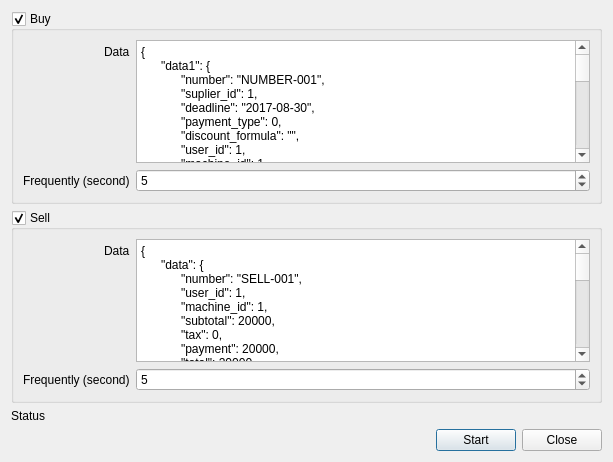
<?xml version="1.0" encoding="UTF-8"?>
<ui version="4.0">
 <class>TestDialog</class>
 <widget class="QDialog" name="TestDialog">
  <property name="geometry">
   <rect>
    <x>0</x>
    <y>0</y>
    <width>613</width>
    <height>462</height>
   </rect>
  </property>
  <property name="windowTitle">
   <string>Dialog</string>
  </property>
  <layout class="QVBoxLayout" name="verticalLayout">
   <item>
    <widget class="QGroupBox" name="groupBuy">
     <property name="title">
      <string>Buy</string>
     </property>
     <property name="checkable">
      <bool>true</bool>
     </property>
     <layout class="QFormLayout" name="formLayout">
      <property name="labelAlignment">
       <set>Qt::AlignRight|Qt::AlignTrailing|Qt::AlignVCenter</set>
      </property>
      <item row="0" column="0">
       <widget class="QLabel" name="label">
        <property name="text">
         <string>Data</string>
        </property>
       </widget>
      </item>
      <item row="1" column="0">
       <widget class="QLabel" name="label_3">
        <property name="text">
         <string>Frequently (second)</string>
        </property>
       </widget>
      </item>
      <item row="1" column="1">
       <widget class="QSpinBox" name="spinBuy">
        <property name="minimum">
         <number>1</number>
        </property>
        <property name="maximum">
         <number>1000</number>
        </property>
        <property name="value">
         <number>5</number>
        </property>
       </widget>
      </item>
      <item row="0" column="1">
       <widget class="QPlainTextEdit" name="plainBuy">
        <property name="plainText">
         <string>{
	&quot;data1&quot;: {
		&quot;number&quot;: &quot;NUMBER-001&quot;,
		&quot;suplier_id&quot;: 1,
		&quot;deadline&quot;: &quot;2017-08-30&quot;,
		&quot;payment_type&quot;: 0,
		&quot;discount_formula&quot;: &quot;&quot;,
		&quot;user_id&quot;: 1,
		&quot;machine_id&quot;: 1,
		&quot;bank_id&quot;: 0
	},
	&quot;data2&quot;: [
		{
			&quot;count&quot;: 10,
			&quot;price&quot;: 5000,
			&quot;total&quot;: 50000,
			&quot;discount_formula&quot;: &quot;&quot;,
			&quot;discount&quot;: 0,
			&quot;final&quot;: 50000,
			&quot;buy_price&quot;: 4500,
			&quot;barcode&quot;: &quot;123&quot;
		},
		{
			&quot;count&quot;: 10,
			&quot;price&quot;: 5000,
			&quot;total&quot;: 50000,
			&quot;discount_formula&quot;: &quot;&quot;,
			&quot;discount&quot;: 0,
			&quot;final&quot;: 50000,
			&quot;buy_price&quot;: 4500,
			&quot;barcode&quot;: &quot;234&quot;
		},
		{
			&quot;count&quot;: 10,
			&quot;price&quot;: 5000,
			&quot;total&quot;: 50000,
			&quot;discount_formula&quot;: &quot;&quot;,
			&quot;discount&quot;: 0,
			&quot;final&quot;: 50000,
			&quot;buy_price&quot;: 4500,
			&quot;barcode&quot;: &quot;456&quot;
		},
		{
			&quot;count&quot;: 10,
			&quot;price&quot;: 5000,
			&quot;total&quot;: 50000,
			&quot;discount_formula&quot;: &quot;&quot;,
			&quot;discount&quot;: 0,
			&quot;final&quot;: 50000,
			&quot;buy_price&quot;: 4500,
			&quot;barcode&quot;: &quot;567&quot;
		}
	]
}</string>
        </property>
        <property name="tabStopWidth">
         <number>20</number>
        </property>
       </widget>
      </item>
     </layout>
    </widget>
   </item>
   <item>
    <widget class="QGroupBox" name="groupSell">
     <property name="title">
      <string>Sell</string>
     </property>
     <property name="checkable">
      <bool>true</bool>
     </property>
     <layout class="QFormLayout" name="formLayout_2">
      <property name="labelAlignment">
       <set>Qt::AlignRight|Qt::AlignTrailing|Qt::AlignVCenter</set>
      </property>
      <item row="0" column="0">
       <widget class="QLabel" name="label_2">
        <property name="text">
         <string>Data</string>
        </property>
       </widget>
      </item>
      <item row="1" column="0">
       <widget class="QLabel" name="label_4">
        <property name="text">
         <string>Frequently (second)</string>
        </property>
       </widget>
      </item>
      <item row="1" column="1">
       <widget class="QSpinBox" name="spinSell">
        <property name="minimum">
         <number>1</number>
        </property>
        <property name="maximum">
         <number>1000</number>
        </property>
        <property name="value">
         <number>5</number>
        </property>
       </widget>
      </item>
      <item row="0" column="1">
       <widget class="QPlainTextEdit" name="plainSell">
        <property name="plainText">
         <string>{
	&quot;data&quot;: {
		&quot;number&quot;: &quot;SELL-001&quot;,
		&quot;user_id&quot;: 1,
		&quot;machine_id&quot;: 1,
		&quot;subtotal&quot;: 20000,
		&quot;tax&quot;: 0,
		&quot;payment&quot;: 20000,
		&quot;total&quot;: 20000,
		&quot;bank_id&quot;: 0,
		&quot;customer_id&quot;: 0,
		&quot;payment_type&quot;: 0,
		&quot;reward&quot;: 0,
		&quot;cart&quot;: [
			{
				&quot;barcode&quot;: &quot;123&quot;,
				&quot;name&quot;: &quot;name&quot;,
				&quot;count&quot;: 2,
				&quot;price&quot;: 1000,
				&quot;total&quot;: 2000,
				&quot;discount&quot;: 0,
				&quot;discount_formula&quot;: &quot;&quot;,
				&quot;final&quot;: 2000,
				&quot;flag&quot;: 0,
				&quot;link_id&quot;: 0,
				&quot;buy_price&quot;: 750,
				&quot;unit&quot;: &quot;pcs&quot;
			},
			{
				&quot;barcode&quot;: &quot;234&quot;,
				&quot;name&quot;: &quot;name&quot;,
				&quot;count&quot;: 2,
				&quot;price&quot;: 1000,
				&quot;total&quot;: 2000,
				&quot;discount&quot;: 0,
				&quot;discount_formula&quot;: &quot;&quot;,
				&quot;final&quot;: 2000,
				&quot;flag&quot;: 0,
				&quot;link_id&quot;: 0,
				&quot;buy_price&quot;: 750,
				&quot;unit&quot;: &quot;pcs&quot;
			},
			{
				&quot;barcode&quot;: &quot;456&quot;,
				&quot;name&quot;: &quot;name&quot;,
				&quot;count&quot;: 2,
				&quot;price&quot;: 1000,
				&quot;total&quot;: 2000,
				&quot;discount&quot;: 0,
				&quot;discount_formula&quot;: &quot;&quot;,
				&quot;final&quot;: 2000,
				&quot;flag&quot;: 0,
				&quot;link_id&quot;: 0,
				&quot;buy_price&quot;: 750,
				&quot;unit&quot;: &quot;pcs&quot;
			},
			{
				&quot;barcode&quot;: &quot;567&quot;,
				&quot;name&quot;: &quot;name&quot;,
				&quot;count&quot;: 2,
				&quot;price&quot;: 1000,
				&quot;total&quot;: 2000,
				&quot;discount&quot;: 0,
				&quot;discount_formula&quot;: &quot;&quot;,
				&quot;final&quot;: 2000,
				&quot;flag&quot;: 0,
				&quot;link_id&quot;: 0,
				&quot;buy_price&quot;: 750,
				&quot;unit&quot;: &quot;pcs&quot;
			}
		]
	}
}</string>
        </property>
        <property name="tabStopWidth">
         <number>20</number>
        </property>
       </widget>
      </item>
     </layout>
    </widget>
   </item>
   <item>
    <widget class="QLabel" name="labelStatus">
     <property name="text">
      <string>Status</string>
     </property>
    </widget>
   </item>
   <item>
    <layout class="QHBoxLayout" name="horizontalLayout">
     <item>
      <spacer name="horizontalSpacer">
       <property name="orientation">
        <enum>Qt::Horizontal</enum>
       </property>
       <property name="sizeHint" stdset="0">
        <size>
         <width>40</width>
         <height>20</height>
        </size>
       </property>
      </spacer>
     </item>
     <item>
      <widget class="QPushButton" name="pushStart">
       <property name="text">
        <string>Start</string>
       </property>
      </widget>
     </item>
     <item>
      <widget class="QPushButton" name="pushClose">
       <property name="text">
        <string>Close</string>
       </property>
      </widget>
     </item>
    </layout>
   </item>
  </layout>
 </widget>
 <resources/>
 <connections/>
</ui>
